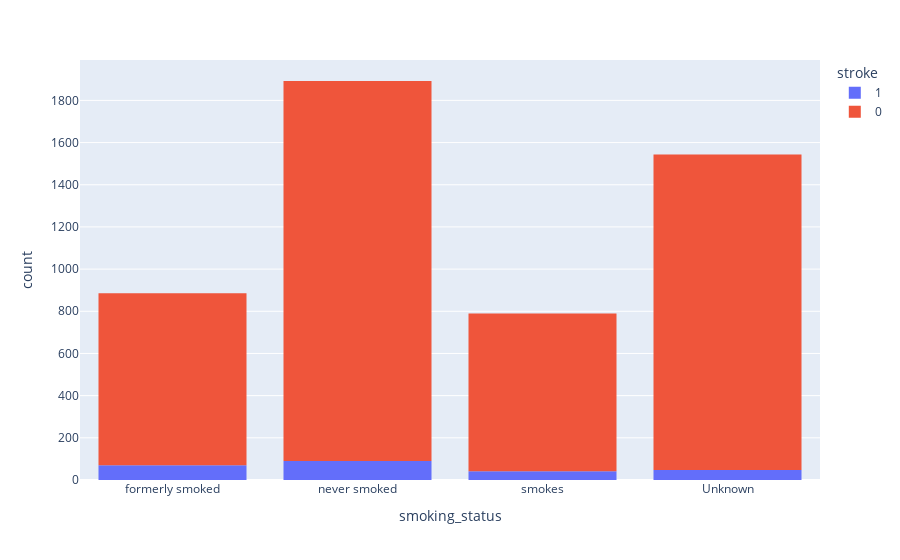

Source (notebook cell):
### Code cell
px.histogram(df, x='smoking_status', color= 'stroke')

### Figure 1 — Plotly figure (JSON) as saved in the notebook; plotly's stock layout.template omitted (floating-point values rounded to 4 significant figures; data arrays with more than 128 entries replaced by an {"elided": "..."} marker saying what was removed)
{"data": [{"alignmentgroup": "True", "bingroup": "x", "hovertemplate": "stroke=1<br>smoking_status=%{x}<br>count=%{y}<extra></extra>", "legendgroup": "1", "marker": {"color": "#636efa"}, "name": "1", "offsetgroup": "1", "orientation": "v", "showlegend": true, "type": "histogram", "x": {"elided": "249 str values"}, "xaxis": "x", "yaxis": "y"}, {"alignmentgroup": "True", "bingroup": "x", "hovertemplate": "stroke=0<br>smoking_status=%{x}<br>count=%{y}<extra></extra>", "legendgroup": "0", "marker": {"color": "#EF553B"}, "name": "0", "offsetgroup": "0", "orientation": "v", "showlegend": true, "type": "histogram", "x": {"elided": "4861 str values"}, "xaxis": "x", "yaxis": "y"}], "layout": {"barmode": "relative", "legend": {"title": {"text": "stroke"}, "tracegroupgap": 0}, "margin": {"t": 60}, "xaxis": {"anchor": "y", "domain": [0, 1], "title": {"text": "smoking_status"}}, "yaxis": {"anchor": "x", "domain": [0, 1], "title": {"text": "count"}}}}
